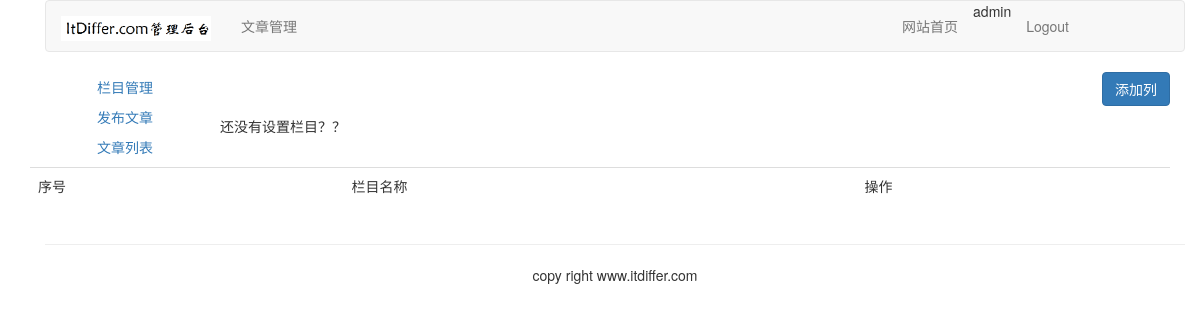
Page /article/article-column/ (signed in) on the earlier database version.
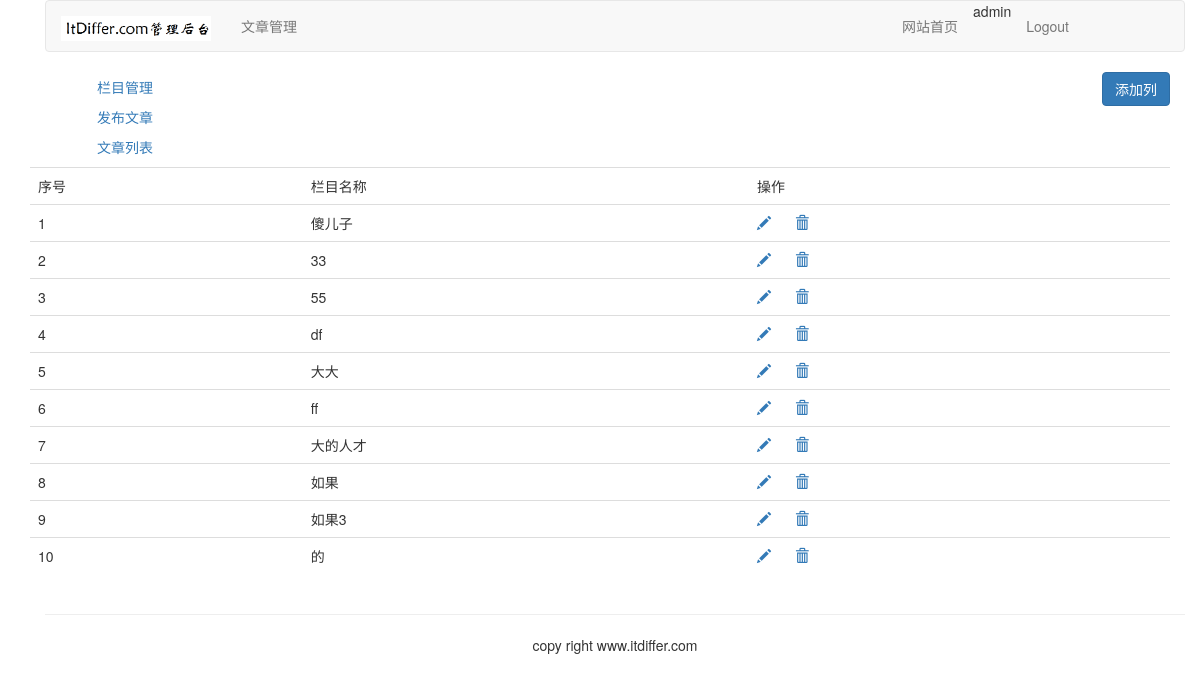
Same page on the later database version.
### article/models.py (models this page shows, shortened)
class ArticleColumn(models.Model):
    user = models.ForeignKey(User,on_delete=models.CASCADE,related_name='article_column')
    column = models.CharField(max_length=200)
    created = models.DateField(auto_now_add=True)

### article/views.py (the view, shortened to what this page needs)
@login_required(login_url='/account/login/')
@csrf_exempt
def article_column(request):
    if request.method == 'GET':
        columns = ArticleColumn.objects.filter(user=request.user)
        column_form = ArticleColumnForm
        return render(request,'article/column/article_column.html',{'columns':columns,'column_form':column_form})

### templates/article/column/article_column.html (shortened to what this page needs)
{% extends 'article/base.html' %}
{% load staticfiles %}
{% block content %}
    <div>
    <P class="text-right"><button id='add_column' onclick="add_column()" class="btn btn-primary">添加列</button></P>
    <table class="table table-hover">
        <tr>
            <td>序号</td>
            <td>栏目名称</td>
            <td>操作</td>
        </tr>
        {% for column in columns %}
        <tr>
            <td>{{ forloop.counter }}</td>
            <td>{{ column.column }}</td>
            <td>
                <a name="edit" href="javascript:" onclick="edit_column(this,{{ column.id }})">
                <span class="glyphicon glyphicon-pencil"></span>
                </a>
                <a name="delete" href="javascript:" onclick="del_column(this,{{ column.id }})">
                    <span class="glyphicon glyphicon-trash" style="margin-left:20px;"></span>
                </a>
            </td>
        </tr>
        {% empty %}
        <P>还没有设置栏目？？</P>
        {% endfor %}
    </table>
    </div>
{% endblock %}

Differences in the rows shown:
added ArticleColumn: column "傻儿子"
added ArticleColumn: column "33"
added ArticleColumn: column "55"
added ArticleColumn: column "df"
added ArticleColumn: column "大大"
added ArticleColumn: column "ff"
added ArticleColumn: column "大的人才"
added ArticleColumn: column "如果"
added ArticleColumn: column "如果3"
added ArticleColumn: column "的"
Other differences:
text no longer shown: "还没有设置栏目？？"
